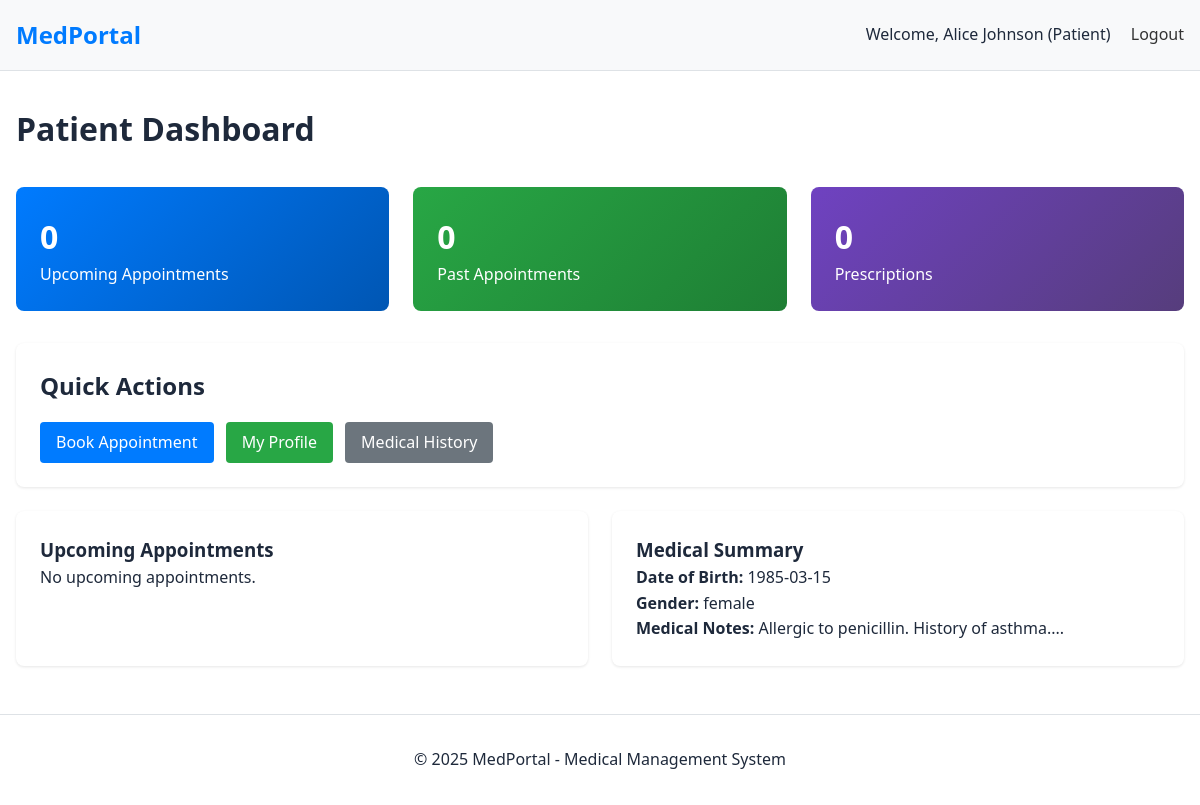
The app's page /public/patient/dashboard.php (signed in) with its own data.
### tables this page shows
CREATE TABLE users (
    id INT PRIMARY KEY AUTO_INCREMENT,
    role ENUM('admin', 'accountant', 'doctor', 'pharmacy', 'nurse', 'patient') NOT NULL,
    email VARCHAR(255) UNIQUE NOT NULL,
    password_hash VARCHAR(255) NOT NULL,
    full_name VARCHAR(255) NOT NULL,
    phone VARCHAR(20),
    created_at TIMESTAMP DEFAULT CURRENT_TIMESTAMP,
    last_login TIMESTAMP NULL,
    is_active BOOLEAN DEFAULT TRUE,
    password_change_required BOOLEAN DEFAULT FALSE,
    INDEX idx_role (role),
    INDEX idx_email (email),
    INDEX idx_active (is_active)
);

CREATE TABLE patients (
    id INT PRIMARY KEY AUTO_INCREMENT,
    user_id INT NOT NULL,
    dob DATE NOT NULL,
    gender ENUM('male', 'female', 'other') NOT NULL,
    address TEXT,
    medical_notes TEXT,
    emergency_contact VARCHAR(255),
    insurance_info VARCHAR(255),
    FOREIGN KEY (user_id) REFERENCES users(id) ON DELETE CASCADE,
    INDEX idx_user_id (user_id)
);

### app/models/Database.php (called while the page is built, shortened)
<?php
class Database {
    private static $instance = null;
    private $pdo;
    private function __construct() {
        $dsn = 'mysql:host=' . DB_HOST . ';dbname=' . DB_NAME . ';charset=' . DB_CHARSET;
        $options = [
            PDO::ATTR_ERRMODE => PDO::ERRMODE_EXCEPTION,
            PDO::ATTR_DEFAULT_FETCH_MODE => PDO::FETCH_ASSOC,
            PDO::ATTR_EMULATE_PREPARES => false,
            PDO::ATTR_PERSISTENT => false
        ];
        try {
            $this->pdo = new PDO($dsn, DB_USER, DB_PASS, $options);
        } catch (PDOException $e) {
            $this->error = $e->getMessage();
            error_log("Database connection failed: " . $this->error);
            throw new Exception("Database connection failed.");
        }
    }
    public static function getInstance(): self {
        if (self::$instance === null) {
            self::$instance = new Database();
        }
        return self::$instance;
    }
    public function getConnection(): PDO {
        return $this->pdo;
    }
}
?>

### app/models/AuditLog.php (called while the page is built, shortened)
<?php
class AuditLog {
    public function __construct() {
        $database = Database::getInstance();
    }
}
?>

### app/core/Auth.php (called while the page is built, shortened)
<?php
class Auth {
    private $userModel;
    private $session;
    public function __construct() {
        $this->userModel = new User();
        $this->session = new Session();
    }
    public function getCurrentUser() {
        $userId = $this->session->get('user_id');
        if ($userId) {
            return $this->userModel->findById($userId);
        }
        return null;
    }
}
?>

### app/core/Session.php (called while the page is built, shortened)
<?php
class Session {
    public function get($key, $default = null) {
        return $_SESSION[$key] ?? $default;
    }
}
?>

### app/models/User.php (called while the page is built, shortened)
<?php
class User {
    private $db;
    public function __construct() {
        $this->db = Database::getInstance()->getConnection();
    }
    public function findById($id) {
        $sql = "SELECT * FROM users WHERE id = ? AND is_active = TRUE";
        $stmt = $this->db->prepare($sql);
        $stmt->execute([$id]);
        if ($stmt->rowCount() === 1) {
            $userData = $stmt->fetch(PDO::FETCH_ASSOC);
            return $this;
        }
        return false;
    }
}
?>

### app/models/Patient.php (called while the page is built, shortened)
<?php
class Patient {
    private $db;
    public function __construct() {
        $this->db = Database::getInstance()->getConnection();
    }
    public function getProfile($userId) {
        $sql = "SELECT p.*, u.email, u.full_name, u.phone, u.created_at
                FROM patients p
                JOIN users u ON p.user_id = u.id
                WHERE u.id = ? AND u.is_active = TRUE";
        $stmt = $this->db->prepare($sql);
        $stmt->execute([$userId]);
        return $stmt->fetch();
    }
}
?>

### public/patient/dashboard.php (the view, shortened to what this page needs)
<?php
require_once '../../app/models/Database.php';
require_once '../../app/models/User.php';
require_once '../../app/models/Patient.php';
require_once '../../app/models/AuditLog.php';
require_once '../../app/core/Session.php';
require_once '../../app/core/Auth.php';
$auth = new Auth();
$auth->requireRole('patient');
$currentUser = $auth->getCurrentUser();
$patientModel = new Patient();
$patientProfile = $patientModel->getProfile($currentUser->id);
?>
<!DOCTYPE html>
<html lang="en">
<head>
    <link rel="stylesheet" href="../assets/css/style.css">
</head>
<body>
    <header style="padding: 1rem; background: #f8f9fa; border-bottom: 1px solid #dee2e6;">
        <div style="max-width: 1200px; margin: 0 auto; display: flex; justify-content: space-between; align-items: center;">
            <a href="../index.php" style="font-size: 1.5rem; font-weight: bold; color: #007bff; text-decoration: none;">MedPortal</a>
            <nav>
                <span>Welcome, <?= htmlspecialchars($currentUser->full_name) ?> (Patient)</span>
                <a href="../logout.php" style="margin-left: 1rem; text-decoration: none; color: #333;">Logout</a>
            </nav>
        </div>
    </header>
    <main style="max-width: 1200px; margin: 2rem auto; padding: 0 1rem;">
        <h1>Patient Dashboard</h1>
        <div style="display: grid; grid-template-columns: repeat(auto-fit, minmax(250px, 1fr)); gap: 1.5rem; margin: 2rem 0;">
            <div style="background: linear-gradient(135deg, #007bff, #0056b3); color: white; padding: 1.5rem; border-radius: 0.5rem;">
                <div style="font-size: 2rem; font-weight: bold;">0</div>
                <div>Upcoming Appointments</div>
            </div>
            <div style="background: linear-gradient(135deg, #28a745, #1e7e34); color: white; padding: 1.5rem; border-radius: 0.5rem;">
                <div style="font-size: 2rem; font-weight: bold;">0</div>
                <div>Past Appointments</div>
            </div>
            <div style="background: linear-gradient(135deg, #6f42c1, #563d7c); color: white; padding: 1.5rem; border-radius: 0.5rem;">
                <div style="font-size: 2rem; font-weight: bold;">0</div>
                <div>Prescriptions</div>
            </div>
        </div>
        <div style="background: white; padding: 1.5rem; border-radius: 0.5rem; box-shadow: 0 1px 3px rgba(0,0,0,0.1); margin-bottom: 1.5rem;">
            <h2>Quick Actions</h2>
            <div style="margin-top: 1rem;">
                <a href="appointments.php" style="display: inline-block; padding: 0.5rem 1rem; background: #007bff; color: white; text-decoration: none; border-radius: 0.25rem; margin-right: 0.5rem;">Book Appointment</a>
                <a href="profile.php" style="display: inline-block; padding: 0.5rem 1rem; background: #28a745; color: white; text-decoration: none; border-radius: 0.25rem; margin-right: 0.5rem;">My Profile</a>
                <a href="medical-history.php" style="display: inline-block; padding: 0.5rem 1rem; background: #6c757d; color: white; text-decoration: none; border-radius: 0.25rem; margin-right: 0.5rem;">Medical History</a>
            </div>
        </div>
        <div style="display: grid; grid-template-columns: 1fr 1fr; gap: 1.5rem;">
            <div style="background: white; padding: 1.5rem; border-radius: 0.5rem; box-shadow: 0 1px 3px rgba(0,0,0,0.1);">
                <h3>Upcoming Appointments</h3>
                <p>No upcoming appointments.</p>
            </div>
            <div style="background: white; padding: 1.5rem; border-radius: 0.5rem; box-shadow: 0 1px 3px rgba(0,0,0,0.1);">
                <h3>Medical Summary</h3>
                <?php if ($patientProfile): ?>
                    <p><strong>Date of Birth:</strong> <?= htmlspecialchars($patientProfile['dob']) ?></p>
                    <p><strong>Gender:</strong> <?= htmlspecialchars($patientProfile['gender']) ?></p>
                    <?php if ($patientProfile['medical_notes']): ?>
                        <p><strong>Medical Notes:</strong> <?= htmlspecialchars(substr($patientProfile['medical_notes'], 0, 100)) ?>...</p>
                    <?php endif; ?>
                <?php else: ?>
                    <p>Complete your profile to see medical summary.</p>
                <?php endif; ?>
            </div>
        </div>
    </main>
    <footer style="padding: 2rem 0; text-align: center; margin-top: 3rem; border-top: 1px solid #dee2e6;">
        <p>&copy; <?= date('Y') ?> MedPortal - Medical Management System</p>
    </footer>
</body>
</html>

### public/assets/css/style.css (style rules this page uses)
:root { --primary-color: #2563eb; --primary-dark: #1d4ed8; --secondary-color: #64748b; --success-color: #10b981; --warning-color: #f59e0b; --error-color: #ef4444; --bg-color: #ffffff; --bg-secondary: #f8fafc; --text-color: #1e293b; --text-light: #64748b; --border-color: #e2e8f0; --shadow: 0 1px 3px 0 rgba(0, 0, 0, 0.1), 0 1px 2px 0 rgba(0, 0, 0, 0.06); --shadow-lg: 0 10px 15px -3px rgba(0, 0, 0, 0.1), 0 4px 6px -2px rgba(0, 0, 0, 0.05); }
* { margin: 0; padding: 0; box-sizing: border-box; }
body { font-family: 'Segoe UI', Tahoma, Geneva, Verdana, sans-serif; background-color: var(--bg-color); color: var(--text-color); line-height: 1.6; transition: background-color 0.3s ease, color 0.3s ease; }

### records on screen
users: full_name "Alice Johnson"
patients: dob "1985-03-15", gender "female", medical_notes "Allergic to penicillin. History of asthma."
